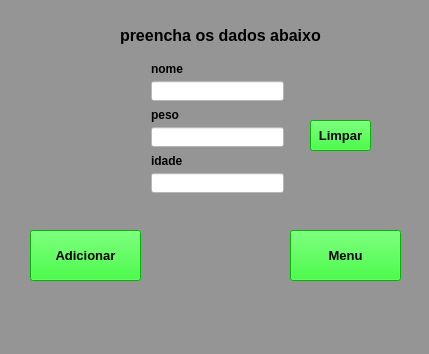
<?xml version="1.0" encoding="UTF-8"?>
<ui version="4.0">
 <class>Tela_adicao</class>
 <widget class="QMainWindow" name="Tela_adicao">
  <property name="geometry">
   <rect>
    <x>0</x>
    <y>0</y>
    <width>429</width>
    <height>354</height>
   </rect>
  </property>
  <property name="windowTitle">
   <string>MainWindow</string>
  </property>
  <property name="styleSheet">
   <string notr="true">background-color: rgb(149, 149, 149);</string>
  </property>
  <widget class="QWidget" name="centralwidget">
   <widget class="QLineEdit" name="lineEdit">
    <property name="geometry">
     <rect>
      <x>151</x>
      <y>81</y>
      <width>133</width>
      <height>20</height>
     </rect>
    </property>
    <property name="styleSheet">
     <string notr="true">background-color: rgb(255, 255, 255);</string>
    </property>
   </widget>
   <widget class="QLineEdit" name="lineEdit_2">
    <property name="geometry">
     <rect>
      <x>151</x>
      <y>127</y>
      <width>133</width>
      <height>20</height>
     </rect>
    </property>
    <property name="styleSheet">
     <string notr="true">background-color: rgb(255, 255, 255);</string>
    </property>
   </widget>
   <widget class="QLabel" name="label">
    <property name="geometry">
     <rect>
      <x>151</x>
      <y>61</y>
      <width>34</width>
      <height>16</height>
     </rect>
    </property>
    <property name="font">
     <font>
      <pointsize>9</pointsize>
      <weight>75</weight>
      <bold>true</bold>
     </font>
    </property>
    <property name="text">
     <string>nome</string>
    </property>
   </widget>
   <widget class="QLabel" name="label_2">
    <property name="geometry">
     <rect>
      <x>151</x>
      <y>107</y>
      <width>29</width>
      <height>16</height>
     </rect>
    </property>
    <property name="font">
     <font>
      <pointsize>9</pointsize>
      <weight>75</weight>
      <bold>true</bold>
     </font>
    </property>
    <property name="text">
     <string>peso</string>
    </property>
   </widget>
   <widget class="QLabel" name="label_3">
    <property name="geometry">
     <rect>
      <x>151</x>
      <y>153</y>
      <width>33</width>
      <height>16</height>
     </rect>
    </property>
    <property name="font">
     <font>
      <pointsize>9</pointsize>
      <weight>75</weight>
      <bold>true</bold>
     </font>
    </property>
    <property name="text">
     <string>idade</string>
    </property>
   </widget>
   <widget class="QLineEdit" name="lineEdit_3">
    <property name="geometry">
     <rect>
      <x>151</x>
      <y>173</y>
      <width>133</width>
      <height>20</height>
     </rect>
    </property>
    <property name="styleSheet">
     <string notr="true">background-color: rgb(255, 255, 255);</string>
    </property>
   </widget>
   <widget class="QLabel" name="label_4">
    <property name="geometry">
     <rect>
      <x>120</x>
      <y>20</y>
      <width>221</width>
      <height>31</height>
     </rect>
    </property>
    <property name="font">
     <font>
      <pointsize>12</pointsize>
      <weight>75</weight>
      <bold>true</bold>
     </font>
    </property>
    <property name="text">
     <string>preencha os dados abaixo</string>
    </property>
   </widget>
   <widget class="QPushButton" name="pushButton_2">
    <property name="geometry">
     <rect>
      <x>30</x>
      <y>230</y>
      <width>111</width>
      <height>51</height>
     </rect>
    </property>
    <property name="font">
     <font>
      <pointsize>10</pointsize>
      <weight>75</weight>
      <bold>true</bold>
     </font>
    </property>
    <property name="styleSheet">
     <string notr="true">background-color: rgb(0, 255, 0);</string>
    </property>
    <property name="text">
     <string>Adicionar</string>
    </property>
   </widget>
   <widget class="QPushButton" name="pushButton_3">
    <property name="geometry">
     <rect>
      <x>290</x>
      <y>230</y>
      <width>111</width>
      <height>51</height>
     </rect>
    </property>
    <property name="font">
     <font>
      <pointsize>10</pointsize>
      <weight>75</weight>
      <bold>true</bold>
     </font>
    </property>
    <property name="styleSheet">
     <string notr="true">background-color: rgb(0, 255, 0);</string>
    </property>
    <property name="text">
     <string>Menu</string>
    </property>
   </widget>
   <widget class="QPushButton" name="pushButton_4">
    <property name="geometry">
     <rect>
      <x>310</x>
      <y>120</y>
      <width>61</width>
      <height>31</height>
     </rect>
    </property>
    <property name="font">
     <font>
      <pointsize>10</pointsize>
      <weight>75</weight>
      <bold>true</bold>
     </font>
    </property>
    <property name="styleSheet">
     <string notr="true">background-color: rgb(0, 255, 0);</string>
    </property>
    <property name="text">
     <string>Limpar</string>
    </property>
   </widget>
  </widget>
  <widget class="QStatusBar" name="statusbar"/>
 </widget>
 <resources/>
 <connections>
  <connection>
   <sender>pushButton_4</sender>
   <signal>clicked()</signal>
   <receiver>lineEdit</receiver>
   <slot>clear()</slot>
   <hints>
    <hint type="sourcelabel">
     <x>327</x>
     <y>124</y>
    </hint>
    <hint type="destinationlabel">
     <x>234</x>
     <y>100</y>
    </hint>
   </hints>
  </connection>
  <connection>
   <sender>pushButton_4</sender>
   <signal>clicked()</signal>
   <receiver>lineEdit_2</receiver>
   <slot>clear()</slot>
   <hints>
    <hint type="sourcelabel">
     <x>340</x>
     <y>131</y>
    </hint>
    <hint type="destinationlabel">
     <x>241</x>
     <y>135</y>
    </hint>
   </hints>
  </connection>
  <connection>
   <sender>pushButton_4</sender>
   <signal>clicked()</signal>
   <receiver>lineEdit_3</receiver>
   <slot>clear()</slot>
   <hints>
    <hint type="sourcelabel">
     <x>358</x>
     <y>134</y>
    </hint>
    <hint type="destinationlabel">
     <x>255</x>
     <y>185</y>
    </hint>
   </hints>
  </connection>
 </connections>
</ui>
